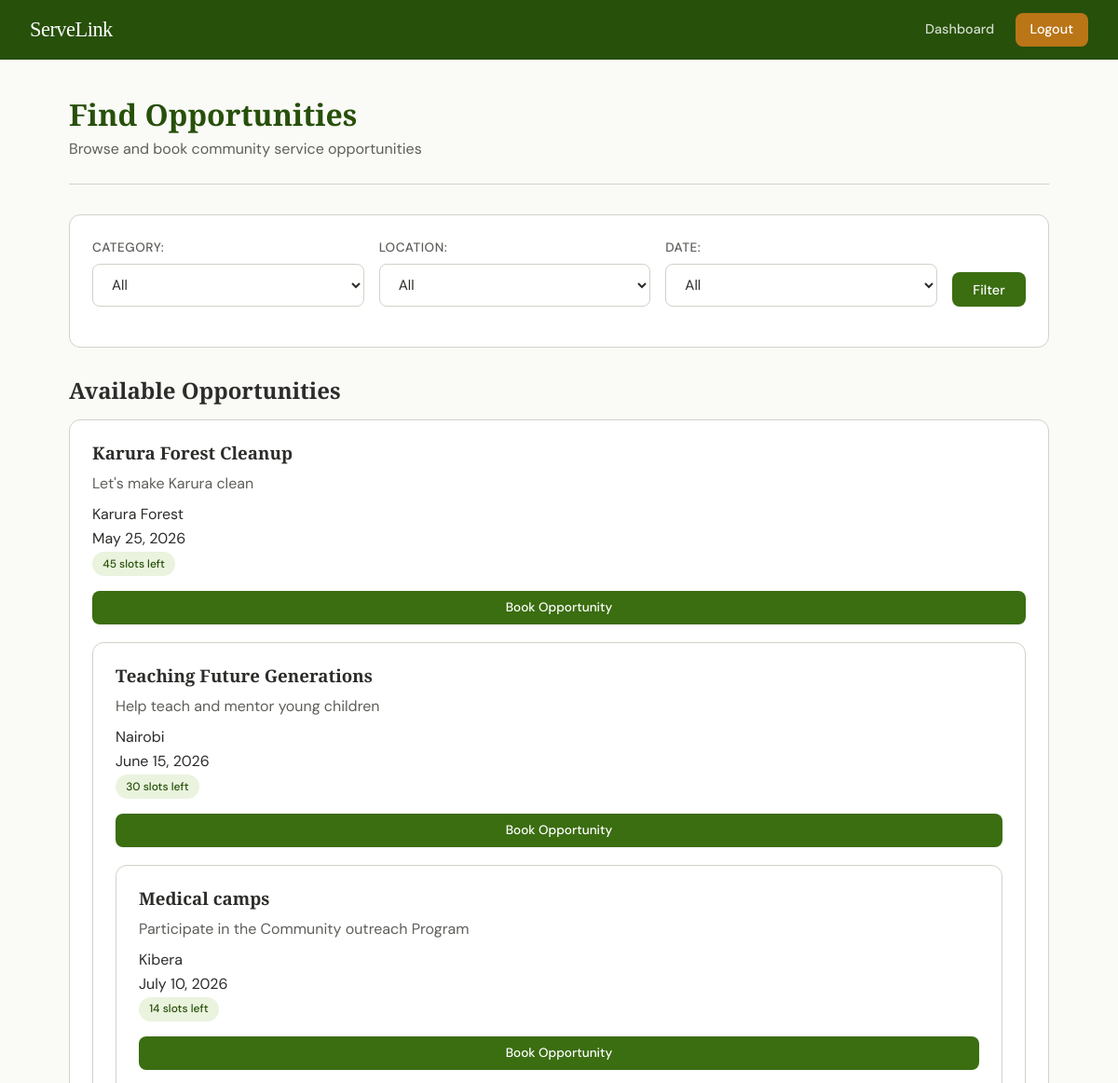
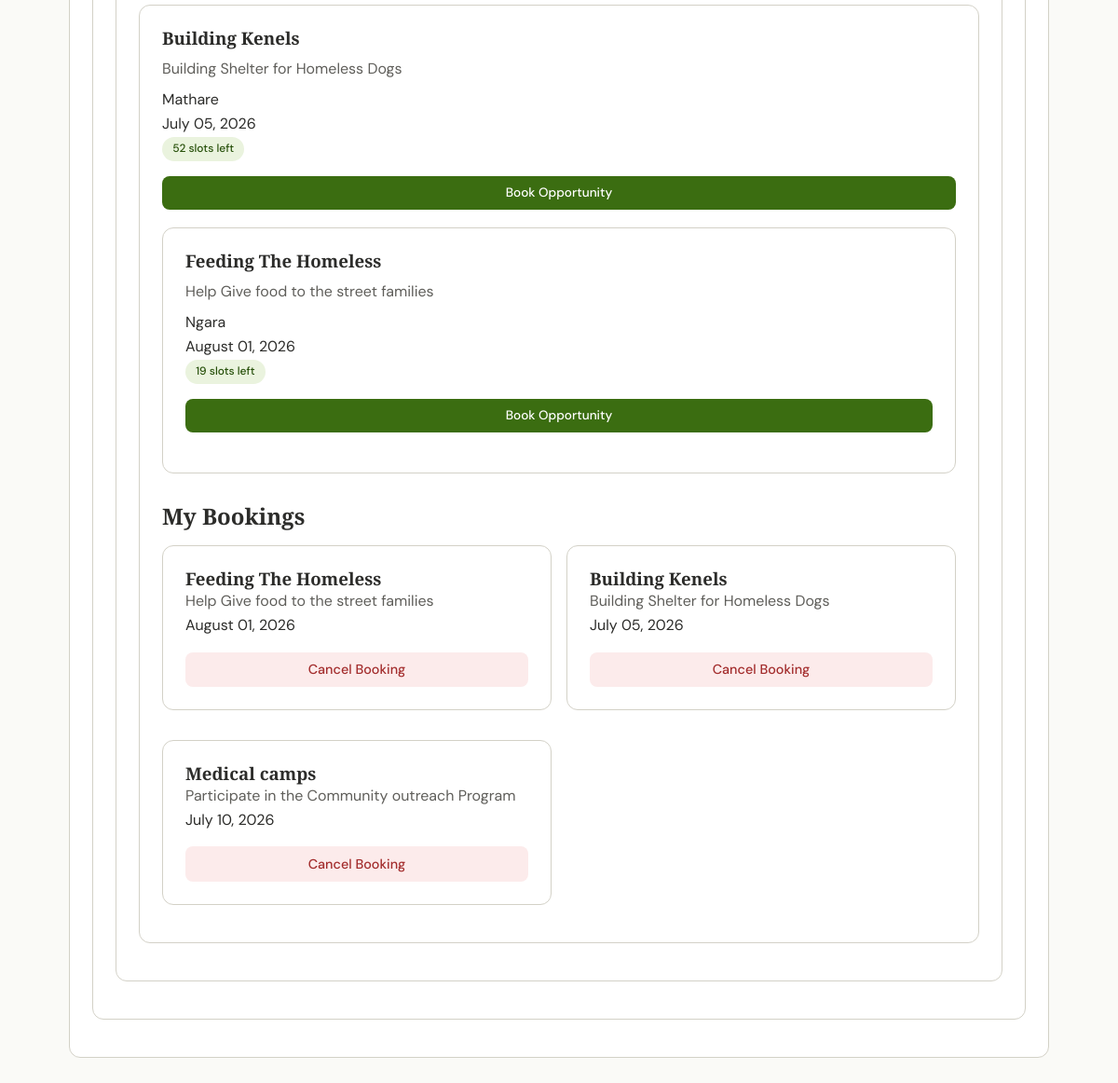
The app's page /volunteer_dashboard (signed in) with its own data (2 pictures, top to bottom).
### models.py (models this page shows)
class Opportunity(db.Model):
    __tablename__='opportunities'
    id = db.Column(db.Integer, primary_key=True)
    organization_id = db.Column(db.Integer, db.ForeignKey('users.id'), nullable=False)
    title = db.Column(db.String(100), nullable=False)
    description = db.Column(db.Text, nullable=False)
    location = db.Column(db.String(100), nullable=False)
    max_volunteers = db.Column(db.Integer, nullable=False)
    category_id = db.Column(db.Integer, db.ForeignKey('categories.id'), nullable=False)
    status = db.Column(db.String(20), nullable=False, default='open')
    participation_date=db.Column(db.DateTime, nullable=False)

class Booking(db.Model):
    __tablename__='bookings'
    id = db.Column(db.Integer, primary_key=True)
    user_id = db.Column(db.Integer, db.ForeignKey('users.id'), nullable=False)
    opportunity_id = db.Column(db.Integer, db.ForeignKey('opportunities.id'), nullable=False)
    cancelled = db.Column(db.Boolean, default=False)
    booking_date=db.Column(db.DateTime, nullable=False, default=datetime.utcnow)
    opportunity = db.relationship('Opportunity', backref='bookings')
    volunteer = db.relationship('User', backref='bookings')

### app.py (the view)
@app.route('/volunteer_dashboard')
def volunteer_dashboard():
    if 'user_id' not in session:
        flash('Please log in first.')
        return redirect(url_for('login'))
    if session['role'] != 'volunteer':
        flash('Access denied')
        return redirect(url_for('home'))
    locations = [loc[0] for loc in db.session.query(Opportunity.location).distinct()]
    dates = [opp.participation_date for opp in Opportunity.query.filter_by(status='open').all()]
    categories = Category.query.all()
    query = Opportunity.query.filter_by(status='open')
    category_id=request.args.get('category_id')
    if category_id:
        query = query.filter_by(category_id=category_id)
        flash(f'Filtering by category: {category_id}')
    participation_date=request.args.get('participation_date')
    if participation_date:
        query = query.filter(Opportunity.participation_date >= participation_date)
    location=request.args.get('location')
    if location:
        query = query.filter_by(location=location)
    my_bookings = Booking.query.filter_by(user_id=session['user_id'], cancelled=False).all()
    opportunities = query.all()
    slots_remaining={}
    for opp in opportunities:
        booked=Booking.query.filter_by(opportunity_id=opp.id).count()
        slots_remaining[opp.id]=opp.max_volunteers-booked
    return render_template('volunteer_dashboard.html', opportunities=opportunities, slots_remaining=slots_remaining, locations=locations, dates=dates, categories=categories, my_bookings=my_bookings)

### templates/volunteer_dashboard.html (shortened to what this page needs)
{% extends 'base.html' %}
{% block content %}
    <div class="page-header">
        <h1>Find Opportunities</h1>
        <p>Browse and book community service opportunities</p>
    </div>
    <div class="card" style="margin-bottom: 2rem;">
        <form method="GET" action="{{url_for('volunteer_dashboard')}}">
            <div style="display: flex; gap: 1rem; flex-wrap: wrap;">
            <div class="form-group" style="flex: 1; min-width: 150px;">
                <label>Category:</label>
                <select name="category_id">
                    <option value="">All</option>
                </select>
            </div>
             <div class="form-group" style="flex: 1; min-width: 150px;">
                <label>Location:</label>
                <select name="location">
                    <option value="">All</option>
                </select>
            </div>
            <div class="form-group" style="flex: 1; min-width: 150px;">
                <label>Date:</label>
                <select name="participation_date">
                    <option value="">All</option>
                </select>
            </div>
            <div style="display: flex; align-items: flex-end; padding-bottom: 1.2rem;">
            <button type="submit" class="btn btn-primary" style="width:100%;">Filter</button>
              </div>
            </div>
        </form>
    </div>
 <h2 style="margin-bottom: 1rem;">Available Opportunities</h2>
 <div class="grid grid-2">
    {% if opportunities %}
        {% for opportunity in opportunities %}
        <div class="card">
            <h3>{{ opportunity.title }}</h3>
            <p style="color: var(--text-secondary); margin: 0.5rem 0;">{{opportunity.description}}</p>
            <p>{{opportunity.location}}</p>
            <p>{{opportunity.participation_date.strftime("%B %d, %Y")}}</p>
            <span class="badge badge-open">{{ slots_remaining[opportunity.id]}} slots left</span>
            <form action="/book" method="post" style="margin-top: 1rem;">
                <div class="form-group">
               <button type="submit" class="btn btn-primary" style="width:100%; white-space: nowrap; font-size: 0.85rem;">Book Opportunity</button>
            </form>
        </div>
        {% endfor %}
    {% else %}
        <div class="empty-state">
        <p>No opportunities available right now. Check back later</p>
        </div>
    {% endif %}
</div>
    <h2 style="margin: 2rem 0 1rem;">My Bookings</h2>
    <div class="grid grid-2">
    {% if my_bookings %}
        {% for booking in my_bookings  %}
        <div class="card">
            <h3>{{ booking.opportunity.title }}</h3>
            <p style="color: var(--text-secondary);">{{booking.opportunity.description}}</p>
            <p>{{booking.opportunity.participation_date.strftime('%B %d, %Y')}}</p>
            <form action="/cancel" method="post" style="margin-top: 1rem;">
                <button type="submit" class="btn btn-danger" style="width:100%">Cancel Booking</button>
            </form>
        </div>
        {% endfor %}
    {% else %}
        <div class="empty-state">
           <p>You currently have no active bookings.</p>
        </div>
    {% endif %}
</div>
{% endblock %}

### templates/base.html (style rules this page uses)
:root { --green-dark: #27500A; --green-mid: #3B6D11; --green-light: #EAF3DE; --amber: #BA7517; --amber-light: #FAEEDA; --cream: #FAFAF7; --text-primary: #2C2C2A; --text-secondary: #5F5E5A; --border: #D3D1C7; --white: #FFFFFF; --radius: 12px; --radius-sm: 8px; }
* { margin: 0; padding: 0; box-sizing: border-box; }
body { font-family: 'DM Sans', sans-serif; background: var(--cream); color: var(--text-primary); line-height: 1.6; min-height: 100vh; }
h1, h2, h3 { font-family: 'Playfair Display', serif; line-height: 1.2; }
.card { background: var(--white); border-radius: var(--radius); border: 1px solid var(--border); padding: 1.5rem; margin-bottom: 1rem; overflow-wrap: break-word; min-width: 0; }
.btn { display: inline-block; padding: 0.6rem 1.4rem; border-radius: var(--radius-sm); font-family: 'DM Sans', sans-serif; font-size: 0.9rem; font-weight: 500; cursor: pointer; border: none; transition: all 0.2s; text-decoration: none; white-space: nowrap; }
.btn-primary { background: var(--green-mid); color: var(--white); }
.btn-danger { background: #FCeBeB; color: #A32D2D; }
.form-group { margin-bottom: 1.2rem; }
label { display: block; font-size: 0.85rem; font-weight: 500; color: var(--text-secondary); margin-bottom: 0.4rem; text-transform: uppercase; letter-spacing: 0.5px; }
input, select, textarea { width: 100%; padding: 0.7rem 1rem; border: 1px solid var(--border); border-radius: var(--radius-sm); font-family: 'DM Sans', sans-serif; font-size: 0.95rem; background: var(--white); color: var(--text-primary); transition: border 0.2s; }
.badge { display: inline-block; padding: 0.2rem 0.7rem; border-radius: 99px; font-size: 0.75rem; font-weight: 500; }
.badge-open { background: var(--green-light); color: var(--green-dark); }
.grid { display: grid; gap: 1rem; }
.grid-2 { grid-template-columns: repeat(auto-fit, minmax(280px, 1fr)); }
.page-header { margin-bottom: 2rem; padding-bottom: 1.5rem; border-bottom: 1px solid var(--border); }
.page-header h1 { font-size: 2rem; color: var(--green-dark); }
.page-header p { color: var(--text-secondary); margin-top: 0.3rem; }

### records on screen
Opportunity: title "Karura Forest Cleanup", description "Let's make Karura clean", location "Karura Forest", participation_date "May 25, 2026", max_volunteers "45"
Opportunity: title "Teaching Future Generations", description "Help teach and mentor young children", location "Nairobi", participation_date "June 15, 2026", max_volunteers "30"
Opportunity: title "Medical camps", description "Participate in the Community outreach Program", location "Kibera", participation_date "July 10, 2026", slots_remaining "14"
Opportunity: title "Building Kenels", description "Building Shelter for Homeless Dogs", location "Mathare", participation_date "July 05, 2026", slots_remaining "52"
Opportunity: title "Feeding The Homeless", description "Help Give food to the street families", location "Ngara", participation_date "August 01, 2026", slots_remaining "19"
Booking: opportunity "Feeding The Homeless", opportunity.description "Help Give food to the street families", opportunity.participation_date "August 01, 2026"
Booking: opportunity "Building Kenels", opportunity.description "Building Shelter for Homeless Dogs", opportunity.participation_date "July 05, 2026"
Booking: opportunity "Medical camps", opportunity.description "Participate in the Community outreach Program", opportunity.participation_date "July 10, 2026"
